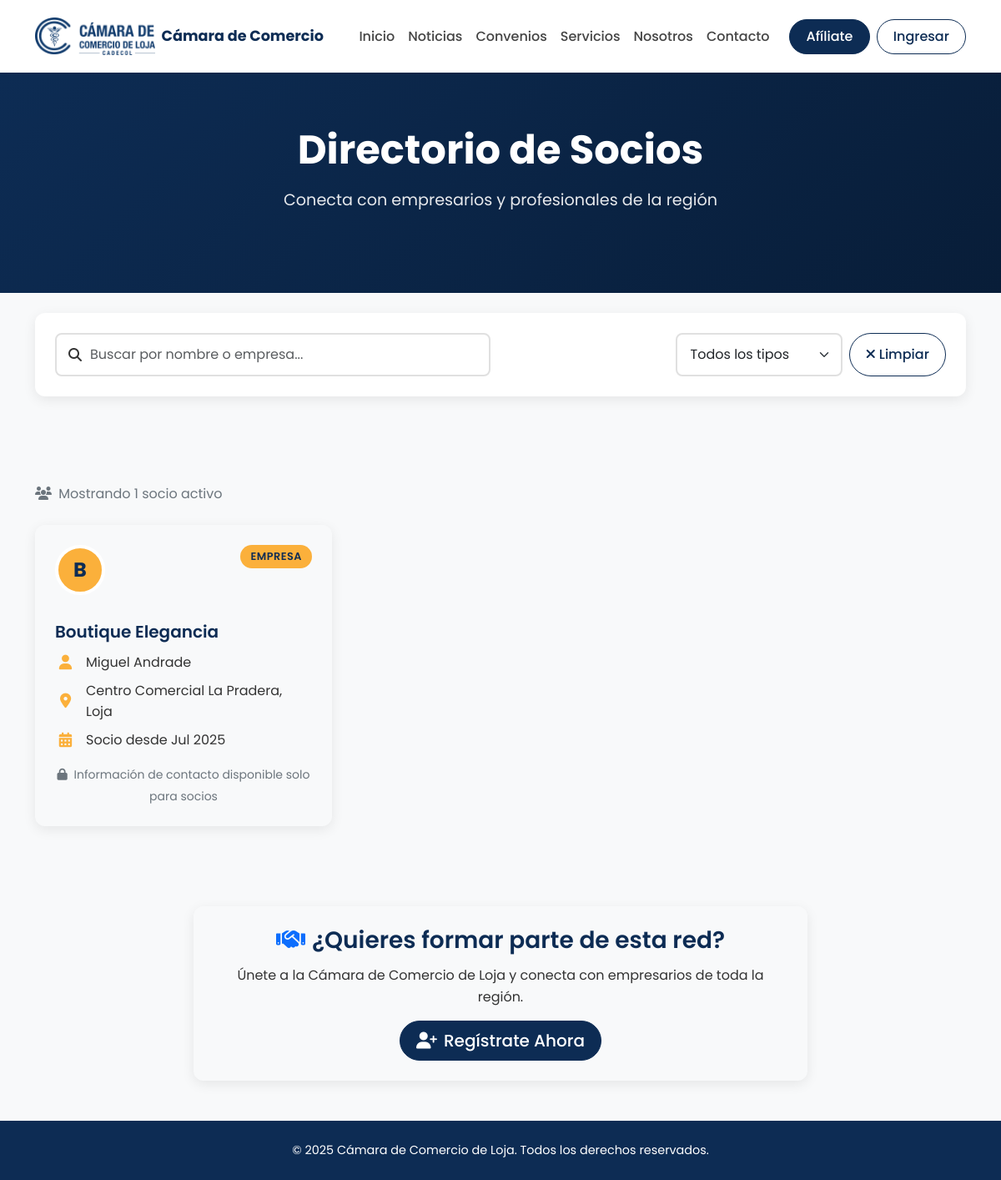
The page /usuario/socios/ on the database its author committed.
### usuarios/models.py (models this page shows, shortened)
class PerfilSocio(models.Model):
    usuario = models.OneToOneField(Usuario, on_delete=models.CASCADE, related_name='perfil_socio')
    TIPO_PLAN_CHOICES = [
        ('NATURAL', 'Persona Natural'),
        ('EMPRESA', 'Empresa'),
        ('FINANCIERO', 'Entidad Financiera'),
    ]
    razon_social = models.CharField(max_length=200)
    ruc = models.CharField(max_length=13, unique=True, verbose_name="RUC")
    direccion = models.TextField()
    tipo_plan = models.CharField(max_length=20, choices=TIPO_PLAN_CHOICES)
    is_active = models.BooleanField(default=False, help_text="Indica si la afiliación del socio está activa.")
    fecha_afiliacion = models.DateTimeField(auto_now_add=True)

class Usuario(AbstractUser):
    username = None
    email = models.EmailField(_('email address'), unique=True)
    cedula = models.CharField(max_length=20, unique=True, blank=True, null=True)
    telefono = models.CharField(max_length=20, blank=True, null=True)
    USERNAME_FIELD = 'email'
    REQUIRED_FIELDS = ['first_name', 'last_name']
    objects = UsuarioManager()

### usuarios/views.py (the view)
# urls.py: path('socios/', views.SociosListView.as_view(), name='socios_list'),
class SociosListView(ListView):
    model = PerfilSocio
    template_name = 'usuarios/socios_list.html'
    context_object_name = 'socios'
    paginate_by = 20
    def get_queryset(self):
        return PerfilSocio.objects.filter(is_active=True).select_related('usuario').order_by('razon_social')

### usuarios/templates/usuarios/socios_list.html (shortened to what this page needs)
{% extends 'base.html' %}
{% block content %}
<section class="hero-section">
    <div class="container">
        <div class="row">
            <div class="col-lg-8 mx-auto text-center">
                <h1 class="hero-title">Directorio de Socios</h1>
                <p class="hero-subtitle">Conecta con empresarios y profesionales de la región</p>
            </div>
        </div>
    </div>
</section>
<section class="py-4 bg-light">
    <div class="container">
        <div class="filter-section">
            <div class="row align-items-center">
                <div class="col-md-6">
                    <div class="search-box">
                        <input type="text" class="form-control" placeholder="Buscar por nombre o empresa..."
                            id="searchInput">
                        <i class="fas fa-search"></i>
                    </div>
                </div>
                <div class="col-md-6">
                    <div class="d-flex gap-2 flex-wrap justify-content-md-end">
                        <select class="form-select" id="tipoFilter" style="max-width: 200px;">
                            <option value="">Todos los tipos</option>
                        </select>
                        <button class="btn btn-outline-primary" onclick="clearFilters()">
                            <i class="fas fa-times me-1"></i>Limpiar
                        </button>
                    </div>
                </div>
            </div>
        </div>
    </div>
</section>
<section class="py-5">
    <div class="container">
        {% if socios %}
        <div class="mb-4">
            <p class="text-muted">
                <i class="fas fa-users me-1"></i>
                Mostrando {{ socios|length }} socio{{ socios|length|pluralize }} activo{{ socios|length|pluralize }}
            </p>
        </div>
        <div class="row g-4" id="sociosContainer">
            {% for socio in socios %}
            <div class="col-md-6 col-lg-4 socio-card" data-nombre="{{ socio.razon_social|lower }}"
                data-tipo="{{ socio.tipo_plan }}" data-usuario="{{ socio.usuario.get_full_name|lower }}">
                <div class="custom-card h-100">
                    <div class="card-body">
                        <div class="d-flex justify-content-between align-items-start mb-3">
                            <div class="profile-avatar" style="width: 60px; height: 60px; font-size: 1.5rem;">
                                {{ socio.razon_social.0|upper }}
                            </div>
                            <span class="category-badge">{{ socio.get_tipo_plan_display }}</span>
                        </div>
                        <h5 class="card-title">{{ socio.razon_social }}</h5>
                        <div class="mb-3">
                            <div class="info-item mb-2">
                                <i class="fas fa-user"></i>
                                <span>{{ socio.usuario.get_full_name }}</span>
                            </div>
                            <div class="info-item mb-2">
                                <i class="fas fa-map-marker-alt"></i>
                                <span>{{ socio.direccion|truncatewords:5 }}</span>
                            </div>
                            <div class="info-item mb-2">
                                <i class="fas fa-calendar-alt"></i>
                                <span>Socio desde {{ socio.fecha_afiliacion|date:"M Y" }}</span>
                            </div>
                        </div>
                        <div class="mt-auto">
                            {% if user.is_authenticated and user.es_socio %}
                            <button class="btn btn-outline-primary btn-sm w-100"
                                onclick="showContactInfo('{{ socio.usuario.email }}', '{{ socio.usuario.telefono|default:"
                                No disponible" }}')">
                                <i class="fas fa-envelope me-2"></i>Ver Contacto
                            </button>
                            {% else %}
                            <div class="text-center">
                                <small class="text-muted">
                                    <i class="fas fa-lock me-1"></i>
                                    Información de contacto disponible solo para socios
                                </small>
                            </div>
                            {% endif %}
                        </div>
                    </div>
                </div>
            </div>
            {% endfor %}
        </div>
        {% else %}
        <div class="empty-state">
            <i class="fas fa-users"></i>
            <h3>No hay socios registrados</h3>
            <p>Aún no tenemos socios activos en nuestro directorio.</p>
        </div>
        {% endif %}
    </div>
</section>
{% if not user.es_socio %}
<section class="py-5 bg-light">
    <div class="container">
        <div class="row">
            <div class="col-lg-8 mx-auto text-center">
                <div class="custom-card">
                    <div class="card-body">
                        <h3 class="card-title">
                            <i class="fas fa-handshake text-primary me-2"></i>¿Quieres formar parte de esta red?
                        </h3>
                        <p class="card-text">Únete a la Cámara de Comercio de Loja y conecta con empresarios de toda la
                            región.</p>
                        {% if user.is_authenticated %}
                        <a href="{% url 'afiliaciones:solicitar_afiliacion' %}" class="btn btn-primary btn-lg">
                            <i class="fas fa-user-plus me-2"></i>Solicitar Afiliación
                        </a>
                        {% else %}
                        <a href="{% url 'account_signup' %}" class="btn btn-primary btn-lg">
                            <i class="fas fa-user-plus me-2"></i>Regístrate Ahora
                        </a>
                        {% endif %}
                    </div>
                </div>
            </div>
        </div>
    </div>
</section>
{% endif %}
{% endblock %}

### static/css/styles.css (style rules this page uses)
:root { --primary-color: #0d2c54; --accent-color: #fbb03b; --light-bg: #f8f9fa; --text-color: #333; --dark-gray: #444; --border-color: #e0e0e0; --sidebar-width: 280px; --header-height: 80px; }
body { font-family: "Poppins", sans-serif; background-color: var(--light-bg); color: var(--text-color); line-height: 1.6; }
a { text-decoration: none; transition: all 0.3s ease; }
.btn { border-radius: 50px; padding: 0.5rem 1.2rem; font-weight: 500; transition: all 0.3s ease; }
.btn-primary { background-color: var(--primary-color); border-color: var(--primary-color); color: white; }
.btn-outline-primary { border-color: var(--primary-color); color: var(--primary-color); }
.info-item { display: flex; align-items: center; margin-bottom: 1rem; font-size: 1rem; color: var(--text-color); }
.info-item i { font-size: 1.1rem; color: var(--accent-color); margin-right: 0.75rem; width: 25px; text-align: center; }
.text-muted { color: #6c757d !important; }
.hero-section { background: linear-gradient(135deg, var(--primary-color) 0%, #081d38 100%); color: white; padding: 4rem 0; text-align: center; }
.hero-title { font-size: 3rem; font-weight: 700; margin-bottom: 1rem; }
.hero-subtitle { font-size: 1.2rem; opacity: 0.9; margin-bottom: 2rem; }
.custom-card { border: none; border-radius: 12px; box-shadow: 0 4px 15px rgba(0, 0, 0, 0.08); transition: all 0.3s ease; overflow: hidden; }
.custom-card .card-body { padding: 1.5rem; }
.custom-card .card-title { color: var(--primary-color); font-weight: 600; margin-bottom: 0.75rem; }
.custom-card .card-text { color: var(--text-color); line-height: 1.6; }
.category-badge { background-color: var(--accent-color); color: var(--primary-color); padding: 0.25rem 0.75rem; border-radius: 20px; font-size: 0.8rem; font-weight: 600; text-transform: uppercase; letter-spacing: 0.5px; }
.form-control { border: 2px solid var(--border-color); border-radius: 8px; padding: 0.75rem 1rem; transition: all 0.3s ease; }
.form-select { border: 2px solid var(--border-color); border-radius: 8px; padding: 0.75rem 1rem; }
.profile-avatar { width: 120px; height: 120px; border-radius: 50%; border: 4px solid white; margin-bottom: 1rem; background-color: var(--accent-color); display: flex; align-items: center; justify-content: center; font-size: 3rem; color: var(--primary-color); font-weight: 700; }
.filter-section { background-color: white; border-radius: 12px; padding: 1.5rem; margin-bottom: 2rem; box-shadow: 0 4px 15px rgba(0, 0, 0, 0.08); }
.search-box { position: relative; }
.search-box input { padding-left: 2.5rem; }
.search-box i { position: absolute; left: 1rem; top: 50%; transform: translateY(-50%); color: var(--text-color); }

### rows shown on the page
PerfilSocio: razon_social.0 "B", tipo_plan "EMPRESA", razon_social "Boutique Elegancia", usuario.get_full_name "Miguel Andrade", direccion "Centro Comercial La Pradera, Loja", fecha_afiliacion "Jul 2025"

### other values the page prints
{{ socios|length }} "1"
